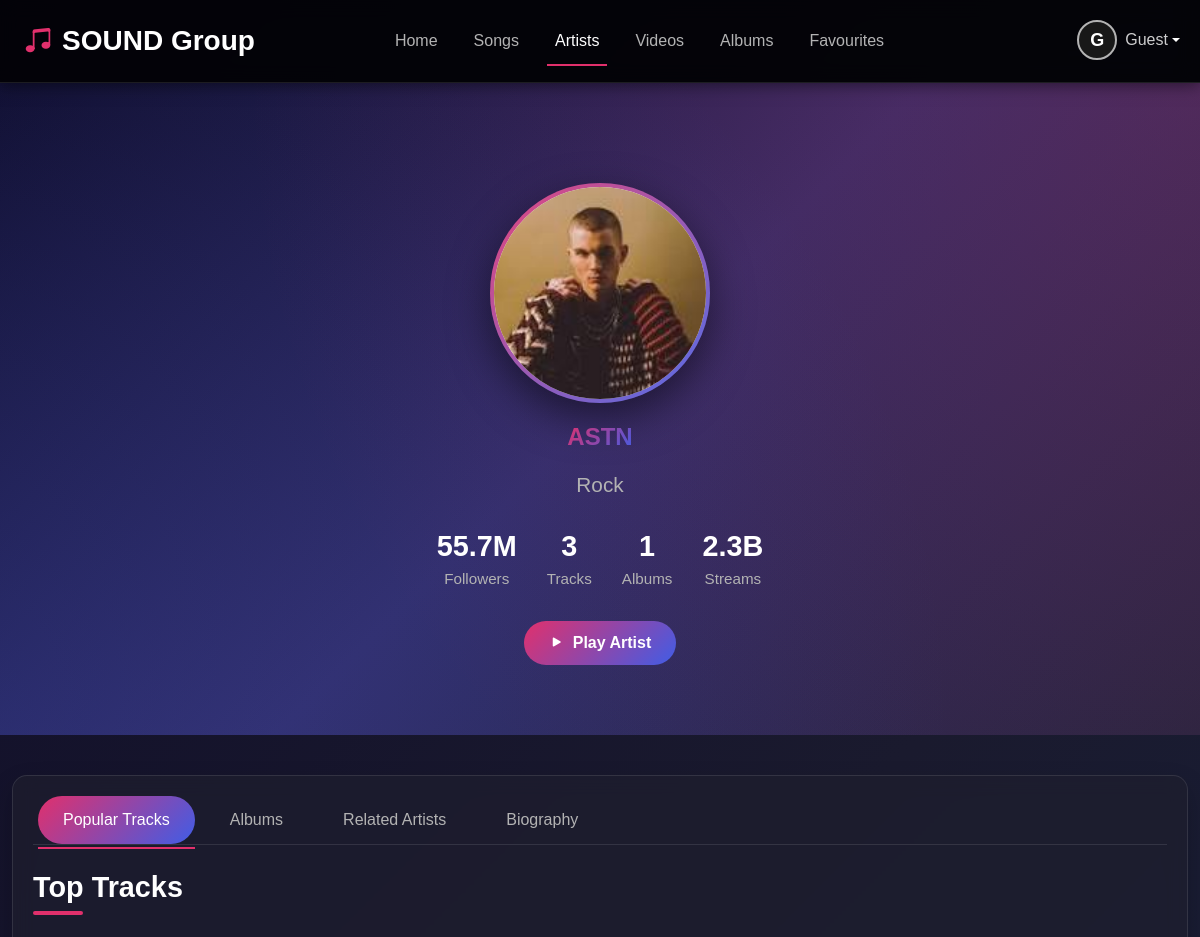
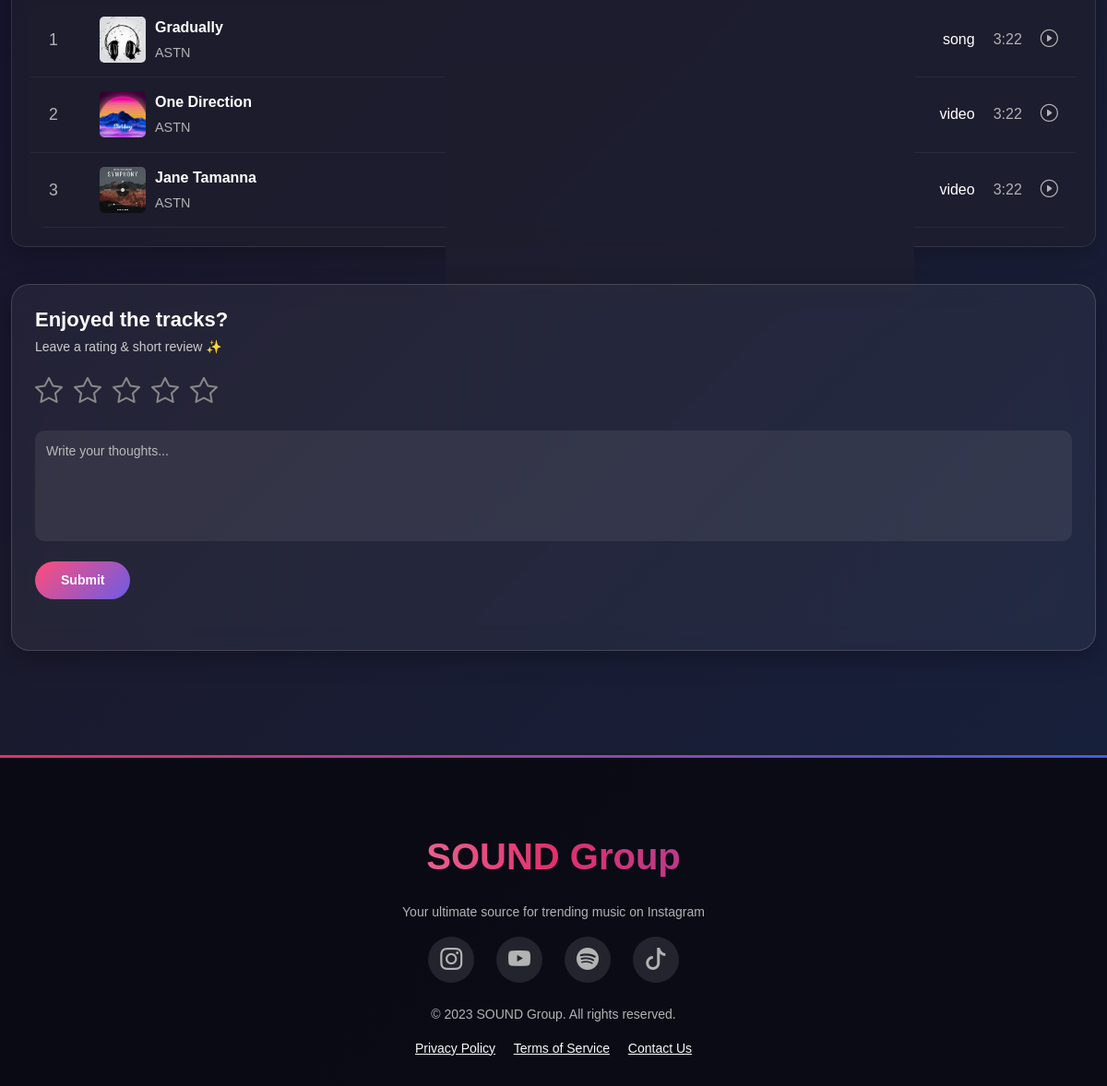
Screenshot of /user/Pages/artist.php?artist=11 with the database file from the repository (2 pictures, top to bottom).
### tables this page shows
CREATE TABLE `artists` (
  `id` int(11) NOT NULL,
  `name` varchar(255) NOT NULL,
  `country` varchar(100) NOT NULL,
  `genres` varchar(255) NOT NULL,
  `biography` text DEFAULT NULL,
  `image` varchar(255) DEFAULT NULL,
  `date_added` timestamp NOT NULL DEFAULT current_timestamp(),
  `status` varchar(10) DEFAULT 'active',
  `language` varchar(50) DEFAULT NULL
);

CREATE TABLE `songs` (
  `id` int(11) NOT NULL,
  `title` varchar(150) NOT NULL,
  `artist` varchar(100) DEFAULT NULL,
  `album` varchar(100) DEFAULT NULL,
  `year` year(4) DEFAULT NULL,
  `genre` varchar(50) DEFAULT NULL,
  `language` varchar(50) DEFAULT NULL,
  `image` varchar(255) DEFAULT NULL,
  `new_flag` varchar(3) DEFAULT '0',
  `type` varchar(15) NOT NULL,
  `file` varchar(255) DEFAULT NULL,
  `status` varchar(50) DEFAULT 'active',
  `description` varchar(255) DEFAULT NULL,
  `date_added` timestamp NOT NULL DEFAULT current_timestamp()
);

CREATE TABLE `videos` (
  `id` int(11) NOT NULL,
  `title` varchar(150) NOT NULL,
  `artist` varchar(100) DEFAULT NULL,
  `album` varchar(100) DEFAULT NULL,
  `year` year(4) DEFAULT NULL,
  `genre` varchar(50) DEFAULT NULL,
  `language` varchar(50) DEFAULT NULL,
  `new_flag` varchar(3) DEFAULT '0',
  `type` varchar(10) NOT NULL,
  `image` varchar(255) DEFAULT NULL,
  `link` varchar(255) DEFAULT NULL,
  `status` varchar(50) DEFAULT NULL,
  `description` varchar(255) DEFAULT NULL,
  `date_added` timestamp NOT NULL DEFAULT current_timestamp()
);

### user/Pages/artist.php (the view, shortened to what this page needs)
<?php
include '../connection.php';
$artistId = isset($_GET['artist']) ? intval($_GET['artist']) : 0;
$query = "SELECT * FROM artists WHERE id = $artistId";
$result = mysqli_query($con, $query);
$artist = mysqli_fetch_assoc($result);
?>
<!DOCTYPE html>
<html lang="en">
<head>
  <link href="https://cdn.jsdelivr.net/npm/bootstrap@5.3.0/dist/css/bootstrap.min.css" rel="stylesheet">
  <link rel="stylesheet" href="https://cdnjs.cloudflare.com/ajax/libs/font-awesome/6.4.0/css/all.min.css">
  <link rel="stylesheet" href="https://cdn.jsdelivr.net/npm/bootstrap-icons@1.10.5/font/bootstrap-icons.css">
</head>
<body>
  <?php
  include 'header.php'
  ?>
   <?php
   $name = $artist['name'];
   $song_query = mysqli_query($con, "SELECT title FROM songs WHERE artist = '$name'");
$video_query = mysqli_query($con, "SELECT title FROM videos WHERE artist = '$name'");
$album_query = mysqli_query($con, "SELECT title FROM albums WHERE artist = '$name'");
$songCount = mysqli_num_rows($song_query);
$videoCount = mysqli_num_rows($video_query);
$albumCount = mysqli_num_rows($album_query);
$trackCount = $songCount + $videoCount;
   echo '
  <section class="artist-header">
    <div class="header-overlay"></div>
    <div class="container header-content text-center">
      <img src="../../admin/uploads/artists/' . $artist['image'] . '" alt="' . $artist['name'] . '" class="artist-avatar"><br>
      <h1 class="artist-name">' . $artist['name'] . '</h1>
      <p class="artist-genre">' . $artist['genres'] . '</p>
      <div class="artist-stats">
        <div class="artist-stat">
          <div class="stat-value">55.7M</div>
          <div class="stat-label">Followers</div>
        </div>
        <div class="artist-stat">
          <div class="stat-value">' . $trackCount . '</div>
          <div class="stat-label">Tracks</div>
        </div>
        <div class="artist-stat">
          <div class="stat-value">' . $albumCount . '</div>
          <div class="stat-label">Albums</div>
        </div>
        <div class="artist-stat">
          <div class="stat-value">2.3B</div>
          <div class="stat-label">Streams</div>
        </div>
      </div>
      <div class="artist-actions">
        <button class="action-btn play-btn">
          <i class="bi bi-play-fill"></i> Play Artist
        </button>
      </div>
    </div>
  </section>
  ';
  ?>
  <div class="container">
    <div class="tabs-container">
      <ul class="nav nav-tabs" id="artistTabs" role="tablist">
        <li class="nav-item" role="presentation">
          <button class="nav-link active" id="tracks-tab" data-bs-toggle="tab" data-bs-target="#tracks" type="button" role="tab">Popular Tracks</button>
        </li>
        <li class="nav-item" role="presentation">
          <button class="nav-link" id="albums-tab" data-bs-toggle="tab" data-bs-target="#albums" type="button" role="tab">Albums</button>
        </li>
        <li class="nav-item" role="presentation">
          <button class="nav-link" id="related-tab" data-bs-toggle="tab" data-bs-target="#related" type="button" role="tab">Related Artists</button>
        </li>
        <li class="nav-item" role="presentation">
          <button class="nav-link" id="bio-tab" data-bs-toggle="tab" data-bs-target="#bio" type="button" role="tab">Biography</button>
        </li>
      </ul>
      <div class="tab-content" id="artistTabsContent">
        <div class="tab-pane fade show active" id="tracks" role="tabpanel">
          <h3 class="section-title">Top Tracks</h3>
          <div class="track-list">
            <?php
            $trackNumber = 1;
            $artistName = mysqli_real_escape_string($con, $artist['name']);
$song_query = mysqli_query($con, "SELECT * FROM songs WHERE artist = '$artistName'");
if ($song_query && mysqli_num_rows($song_query) > 0) {
    $trackNumber = 1;
    while ($song = mysqli_fetch_assoc($song_query)) {
        echo '
        <div class="track-item song-track" data-title="' . htmlspecialchars($song['title']) . '" data-artist="' . htmlspecialchars($song['artist']) . '"  data-src="../../admin/uploads/songs/' . $song['file'] . '" data-image="../../admin/uploads/songscover/' . htmlspecialchars($song['image']) . '" onclick="handleTrackClick(this)">
          <div class="track-number">' . $trackNumber++ . '</div>
          <div class="track-cover">
                      <img src="../../admin/uploads/songscover/' . htmlspecialchars($song['image']) . '" alt="Song Cover">
          </div>
          <div class="track-info">
            <div class="track-title">' . htmlspecialchars($song['title']) . '</div>
            <div class="track-artist">' . htmlspecialchars($song['artist']) . '</div>
          </div>
          <span class="track-type" >song</span>
          <div class="track-duration">3:22</div>
          <a href="#" class="track-play">
            <i class="bi bi-play-circle"></i>
          </a>
        </div>
        ';
    }
  }
  $video_query = mysqli_query($con, "SELECT * FROM videos WHERE artist = '$artistName'");
if ($video_query && mysqli_num_rows($video_query) > 0) {
    while ($video = mysqli_fetch_assoc($video_query)) {
        echo '
        <div class="track-item video-track" data-title="' . htmlspecialchars($video['title']) . '" data-artist="' . htmlspecialchars($video['artist']) . '" data-image="../../admin/uploads/videoscover/' . htmlspecialchars($video['image']) . '" data-type="video" data-link="' . htmlspecialchars($video['link']) . '" onclick="handleTrackClick(this)">
          <div class="track-number">' . $trackNumber++ . '</div>
          <div class="track-cover">
                      <img src="../../admin/uploads/videoscover/' . htmlspecialchars($video['image']) . '" alt="Video Cover">
          </div>
          <div class="track-info">
            <div class="track-title">' . htmlspecialchars($video['title']) . '</div>
            <div class="track-artist">' . htmlspecialchars($video['artist']) . '</div>
          </div>
          <span class="track-type" >video</span>
          <div class="track-duration">3:22</div>
          <a href="#" class="track-play">
            <i class="bi bi-play-circle"></i>
          </a>
        </div>
        ';
    }
}
            ?>
          </div>
        </div>
      </div>
    </div>
<div class="rating-section glass">
  <form action="submit-rating.php" method="POST">
    <h3 class="rating-title">Enjoyed the tracks?</h3>
    <p class="rating-subtitle">Leave a rating & short review ✨</p>
    <div class="rating-stars" id="ratingStars">
      <i class="bi bi-star" data-rating="1"></i>
      <i class="bi bi-star" data-rating="2"></i>
      <i class="bi bi-star" data-rating="3"></i>
      <i class="bi bi-star" data-rating="4"></i>
      <i class="bi bi-star" data-rating="5"></i>
    </div>
    <textarea name="review" id="review" rows="4" placeholder="Write your thoughts..."></textarea>
    <button id="submitRating" class="submit-rating">Submit</button>
  </form>
  <div id="ratingMessage" class="rating-message"></div>
</div>
      </div>
  <?php
  include 'footer.php'
  ?>
  <?php
  include 'auth-modals.php'
  ?>
</body>
</html>

### user/Pages/header.php (shortened to what this page needs)
<!DOCTYPE html>
<html lang="en">
<head>
</head>
<body>
    <nav class="navbar userheader navbar-expand-xl navbar-dark">
    <div class="container">
      <a class="navbar-brand" href="home-page.php">
        <i class="bi bi-music-note-beamed logoicon"></i>SOUND Group
      </a>
      <div class="collapse navbar-collapse" id="navbarNav">
        <ul class="navbar-nav">
          <li class="nav-item"><a class="nav-link" onclick="navigateTo('home')" data-page="home" >Home</a></li>
          <li class="nav-item"><a class="nav-link active songslink" onclick="navigateTo('songs')" data-page="songs" >Songs</a></li>
          <li class="nav-item"><a class="nav-link" onclick="navigateTo('artists')" data-page="artists" >Artists</a></li>
          <li class="nav-item"><a class="nav-link" onclick="navigateTo('videos')" data-page="videos" >Videos</a></li>
          <li class="nav-item"><a class="nav-link" onclick="navigateTo('albums')" data-page="albums" >Albums</a></li>
          <li class="nav-item"><a class="nav-link" onclick="navigateTo('favorites')" data-page="favorites" >Favourites</a></li>
        </ul>
      </div>
    </div>
    <div class="user-menu userprofile-menu">
  <div class="dropdown">
    <a href="#" class="d-flex align-items-center text-white text-decoration-none dropdown-toggle" id="userDropdown" data-bs-toggle="dropdown" aria-expanded="false">
      <div class="user-avatar <?php echo isset($_SESSION['username']) ? '' : 'guest'; ?>">
        <?php
          if(isset($_SESSION['username'])) {
            echo strtoupper(substr($_SESSION['username'], 0, 1));
          } else {
            echo 'G';
          }
        ?>
      </div>
      <span class="user-name ms-2">
        <?php echo isset($_SESSION['username']) ? htmlspecialchars($_SESSION['username']) : 'Guest'; ?>
      </span>
    </a>
  </div>
</div>
  </nav>
</body>
</html>

### user/Pages/footer.php (shortened to what this page needs)
<!DOCTYPE html>
<html lang="en">
<head>
</head>
<body>
    <footer class="footer" style="margin-top: 7rem;">
    <div class="container">
      <div class="footer-logo">SOUND<span> Group</span></div>
      <p>Your ultimate source for trending music on Instagram</p>
      <div class="social-icons">
        <a href="#"><i class="bi bi-instagram"></i></a>
        <a href="#"><i class="bi bi-youtube"></i></a>
        <a href="#"><i class="bi bi-spotify"></i></a>
        <a href="#"><i class="bi bi-tiktok"></i></a>
      </div>
      <div class="mt-4">
        <p>© 2023 SOUND Group. All rights reserved.</p>
        <div class="mt-3">
          <a href="#" class="text-light me-3">Privacy Policy</a>
          <a href="#" class="text-light me-3">Terms of Service</a>
          <a href="../Profile_Pages/contact.php" class="text-light">Contact Us</a>
        </div>
      </div>
    </div>
  </footer>
</body>
</html>

### user/Pages/auth-modals.php (shortened to what this page needs)
<!DOCTYPE html>
<html lang="en">
<head>
    <link href="https://cdn.jsdelivr.net/npm/bootstrap-icons@1.10.5/font/bootstrap-icons.css" rel="stylesheet">
</head>
<body>
</body>
</html>

### user/Pages/footer.php (style rules this page uses)
.footer { background: rgba(10, 10, 20, 0.95); padding: 80px 0 30px; text-align: center; font-size: 14px; color: var(--light); border-top: 1px solid rgba(255, 255, 255, 0.05); position: relative; }
.footer::before { content: ''; position: absolute; top: 0; left: 0; width: 100%; height: 3px; background: var(--gradient); }
.footer-logo { font-size: 2.5rem; font-weight: bold; color: var(--lighter); margin-bottom: 20px; font-family: 'Montserrat', sans-serif; background: linear-gradient(to right, #fff, #E1306C, #405DE6); -webkit-background-clip: text; background-clip: text; color: transparent; }
.social-icons a { color: var(--light); font-size: 1.5rem; transition: all 0.3s; width: 50px; height: 50px; border-radius: 50%; display: inline-flex; align-items: center; justify-content: center; background: rgba(255, 255, 255, 0.1); margin: 0 10px; animation: float 4s infinite ease-in-out; }
.social-icons a:nth-child(2) { animation-delay: 0.5s; }
.social-icons a:nth-child(3) { animation-delay: 1s; }
.social-icons a:nth-child(4) { animation-delay: 1.5s; }

### user/Pages/auth-modals.php (style rules this page uses)
input::placeholder, textarea::placeholder { color: #bbb; font-size: 14px; }

### rows the page displays
artists: image (picture), name "ASTN", genres "Rock"
songs: image (picture), title "Gradually", artist "ASTN"
videos: image (picture), title "One Direction", artist "ASTN"
videos: image (picture), title "Jane Tamanna", artist "ASTN"

### other values shown
$trackCount "3"
$albumCount "1"
